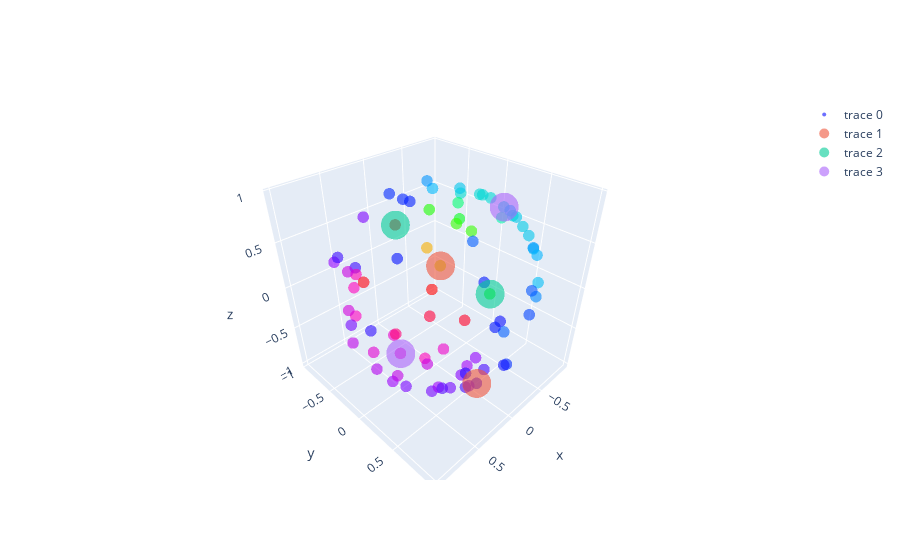

The notebook cell saved with this chart:
### Code cell
fig = go.Figure(data=[go.Scatter3d(
    x=x,
    y=y,
    z=z,
    mode='markers',
    text = [str(i) for i in co_2],
    #text = [str(x) for x in d],
    marker=dict(
        size=4,
        color = np.mod(co_2,1.0),             # set color to an array/list of desired values
        colorscale='HSV',
        # choose a colorscale
        opacity=0.6
    )
)])

fig.add_trace(
    go.Scatter3d(
    x = data[np.array(L[:2], dtype=int)][:,0],
    y = data[np.array(L[:2], dtype=int)][:,1],
    z = data[np.array(L[:2], dtype=int)][:,2], mode = "markers",
      
      marker=dict(
        #c = "black",
        size=10,
        color = 0,             # set color to an array/list of desired values
        colorscale='magma',
        # choose a colorscale
        opacity=0.6
    )))


fig.add_trace(
    go.Scatter3d(
    x = data[np.array(L[2:4], dtype=int)][:,0],
    y = data[np.array(L[2:4], dtype=int)][:,1],
    z = data[np.array(L[2:4], dtype=int)][:,2], mode = "markers",
      
      marker=dict(
        #color = "black",
        size=10,
        color = 1,             # set color to an array/list of desired values
        colorscale='magma',
        # choose a colorscale
        opacity=0.6
    )))

fig.add_trace(
    go.Scatter3d(
    x = data[np.array(L[4:], dtype=int)][:,0],
    y = data[np.array(L[4:], dtype=int)][:,1],
    z = data[np.array(L[4:], dtype=int)][:,2], mode = "markers",
      
      marker=dict(
        #color = "black",
        size=10,
        color = 0.5, 
        colorscale='magma',            # set color to an array/list of desired values
        #colorscale='black',
        # choose a colorscale
        opacity=0.6
    )))


fig.show()
